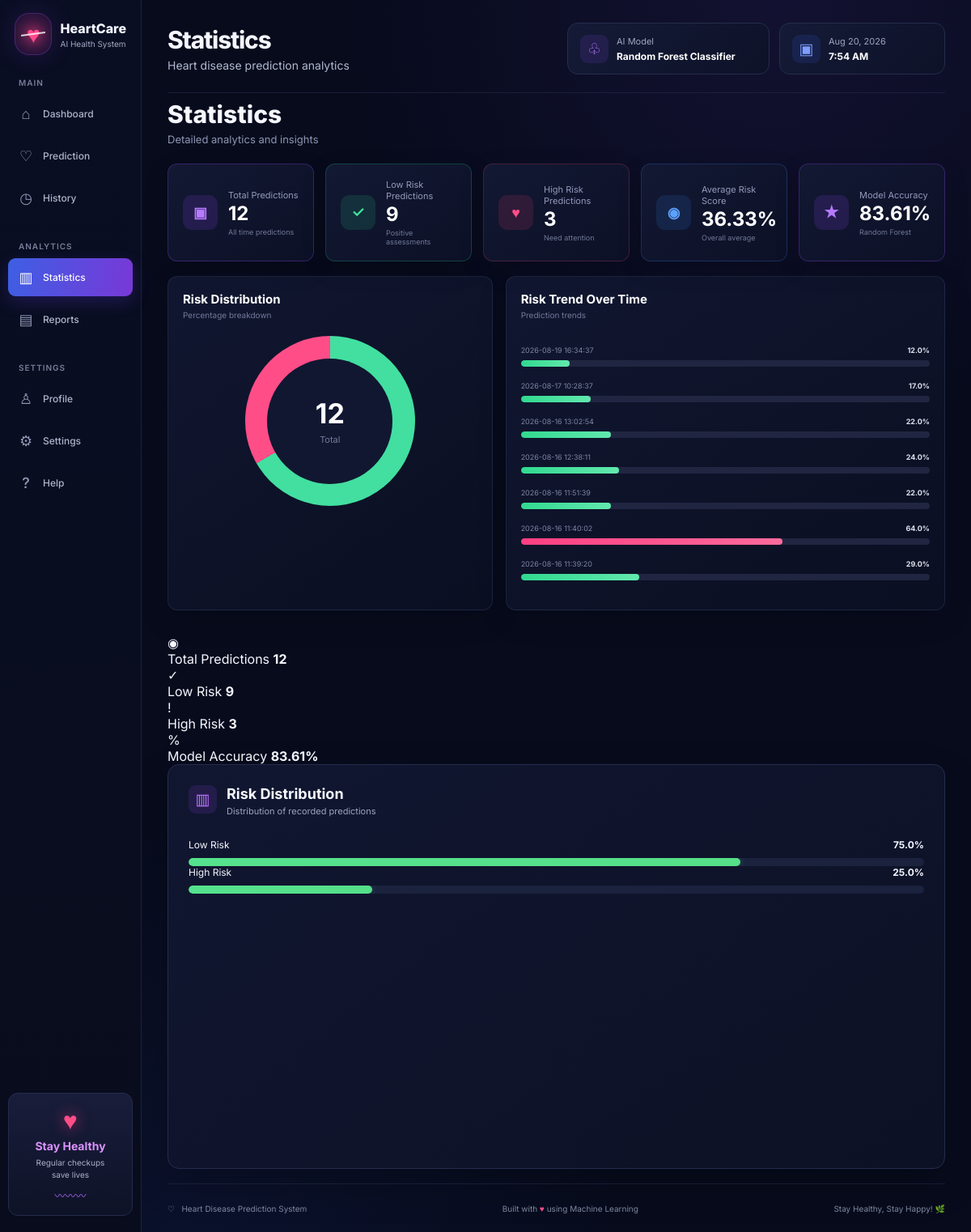
The app's page /statistics with its own data.
### tables this page shows
CREATE TABLE predictions (
            id INTEGER PRIMARY KEY AUTOINCREMENT,
            date_time TEXT,
            age INTEGER,
            sex INTEGER,
            prediction INTEGER,
            probability REAL
        );

### app.py (the view)
@app.route("/statistics")
def statistics():
    history = get_history()
    total = len(history)
    high = sum(
        1 for row in history
        if row["prediction"] == 1
    )
    low = total - high
    high_percentage = (
        round((high / total) * 100, 1)
        if total else 0
    )
    low_percentage = (
        round((low / total) * 100, 1)
        if total else 0
    )
    return render_template(
        "index.html",
        page="statistics",
        total=total,
        high_risk=high,
        low_risk=low,
        high_percentage=high_percentage,
        low_percentage=low_percentage,
        history=history,
        prediction=None,
        probability=None
    )

### app.py (called while the page is built)
def get_history():
    conn = sqlite3.connect(DATABASE)
    conn.row_factory = sqlite3.Row
    rows = conn.execute("""
        SELECT *
        FROM predictions
        ORDER BY id DESC
    """).fetchall()
    conn.close()
    return rows

### templates/index.html (shortened to what this page needs)
<!DOCTYPE html>
<html lang="en">
<head>
    <link rel="stylesheet"
          href="{{ url_for('static', filename='style.css') }}">
</head>
<body>
<div class="app">
    <aside class="sidebar">
        <div class="brand">
            <div class="brand-icon">
                <span>♥</span>
                <div class="pulse-line"></div>
            </div>
            <div class="brand-text">
                <h2>HeartCare</h2>
                <p>AI Health System</p>
            </div>
        </div>
        <nav class="navigation">
            <p class="nav-title">MAIN</p>
            <a href="{{ url_for('dashboard') }}"
               class="nav-item {% if page == 'dashboard' %}active{% endif %}">
                <span class="nav-icon">⌂</span>
                <span>Dashboard</span>
            </a>
            <a href="{{ url_for('prediction_page') }}"
               class="nav-item {% if page == 'prediction' %}active{% endif %}">
                <span class="nav-icon">♡</span>
                <span>Prediction</span>
            </a>
            <a href="{{ url_for('history_page') }}"
               class="nav-item {% if page == 'history' %}active{% endif %}">
                <span class="nav-icon">◷</span>
                <span>History</span>
            </a>
            <p class="nav-title analytics-title">ANALYTICS</p>
            <a href="{{ url_for('statistics') }}"
               class="nav-item {% if page == 'statistics' %}active{% endif %}">
                <span class="nav-icon">▥</span>
                <span>Statistics</span>
            </a>
            <a href="{{ url_for('reports') }}"
               class="nav-item {% if page == 'reports' %}active{% endif %}">
                <span class="nav-icon">▤</span>
                <span>Reports</span>
            </a>
            <p class="nav-title settings-title">SETTINGS</p>
            <a href="{{ url_for('profile') }}"
               class="nav-item {% if page == 'profile' %}active{% endif %}">
                <span class="nav-icon">♙</span>
                <span>Profile</span>
            </a>
            <a href="{{ url_for('settings') }}"
               class="nav-item {% if page == 'settings' %}active{% endif %}">
                <span class="nav-icon">⚙</span>
                <span>Settings</span>
            </a>
            <a href="{{ url_for('help_page') }}"
               class="nav-item {% if page == 'help' %}active{% endif %}">
                <span class="nav-icon">?</span>
                <span>Help</span>
            </a>
        </nav>
        <div class="healthy-card">
            <div class="healthy-heart">♥</div>
            <h3>Stay Healthy</h3>
            <p>
                Regular checkups<br>
                save lives
            </p>
            <div class="mini-pulse">〰〰〰</div>
        </div>
    </aside>
    <main class="main-content">
        <header class="top-header">
            <div class="page-title">
                <div>
                    {% if page == "dashboard" %}
                        <h1>Dashboard</h1>
                        <p>AI-Powered Heart Health Overview</p>
                    {% elif page == "prediction" %}
                        <h1>Heart Disease Prediction</h1>
                        <p>AI-Powered Heart Health Risk Assessment</p>
                    {% elif page == "history" %}
                        <h1>Prediction History</h1>
                        <p>View your previous heart health assessments</p>
                    {% elif page == "statistics" %}
                        <h1>Statistics</h1>
                        <p>Heart disease prediction analytics</p>
                    {% elif page == "reports" %}
                        <h1>Reports</h1>
                        <p>Prediction reports and assessment records</p>
                    {% elif page == "profile" %}
                        <h1>Profile</h1>
                        <p>HeartCare system profile</p>
                    {% elif page == "settings" %}
                        <h1>Settings</h1>
                        <p>Manage your system preferences</p>
                    {% elif page == "help" %}
                        <h1>Help Center</h1>
                        <p>Learn how to use HeartCare</p>
                    {% endif %}
                </div>
            </div>
            <div class="header-right">
                <div class="model-badge">
                    <div class="header-icon purple">♧</div>
                    <div>
                        <span>AI Model</span>
                        <strong>
                            Random Forest Classifier
                        </strong>
                    </div>
                </div>
                <div class="date-badge">
                    <div class="header-icon blue">▣</div>
                    <div>
                        <span id="current-date">Loading...</span>
                        <strong id="current-time">--:--</strong>
                    </div>
                </div>
            </div>
        </header>
        {% if page == "statistics" %}
        <section class="overview-page">
            <div class="page-intro">
                <div>
                    <h1>Statistics</h1>
                    <p>
                        Detailed analytics and insights
                    </p>
                </div>
            </div>
            <div class="summary-cards statistics-cards">
                <div class="summary-card purple-card">
                    <div class="summary-icon">▣</div>
                    <div>
                        <span>Total Predictions</span>
                        <strong>
                            {{ history|length }}
                        </strong>
                        <small>
                            All time predictions
                        </small>
                    </div>
                </div>
                <div class="summary-card green-card">
                    <div class="summary-icon">✓</div>
                    <div>
                        <span>Low Risk Predictions</span>
                        <strong>
                            {{ history|selectattr("prediction", "equalto", 0)|list|length }}
                        </strong>
                        <small>
                            Positive assessments
                        </small>
                    </div>
                </div>
                <div class="summary-card red-card">
                    <div class="summary-icon">♥</div>
                    <div>
                        <span>High Risk Predictions</span>
                        <strong>
                            {{ history|selectattr("prediction", "equalto", 1)|list|length }}
                        </strong>
                        <small>
                            Need attention
                        </small>
                    </div>
                </div>
                <div class="summary-card blue-card">
                    <div class="summary-icon">◉</div>
                    <div>
                        <span>Average Risk Score</span>
                        <strong>
                            {% if history %}
                                {{ (history|map(attribute="probability")|map("float")|sum / history|length)|round(2) }}%
                            {% else %}
                                0%
                            {% endif %}
                        </strong>
                        <small>
                            Overall average
                        </small>
                    </div>
                </div>
                <div class="summary-card purple-card">
                    <div class="summary-icon">★</div>
                    <div>
                        <span>Model Accuracy</span>
                        <strong>
                            83.61%
                        </strong>
                        <small>
                            Random Forest
                        </small>
                    </div>
                </div>
            </div>
            <div class="statistics-grid">
                <div class="dashboard-panel">
                    <div class="panel-header">
                        <div>
                            <h2>Risk Distribution</h2>
                            <p>
                                Percentage breakdown
                            </p>
                        </div>
                    </div>
                    <div class="large-donut">
                        <div class="large-donut-center">
                            <strong>
                                {{ history|length }}
                            </strong>
                            <span>
                                Total
                            </span>
                        </div>
                    </div>
                </div>
                <div class="dashboard-panel">
                    <div class="panel-header">
                        <div>
                            <h2>Risk Trend Over Time</h2>
                            <p>
                                Prediction trends
                            </p>
                        </div>
                    </div>
                    <div class="trend-bars">
                        {% for row in history[-7:] %}
                        <div class="trend-item">
                            <div class="trend-label">
                                <span>
                                    {{ row["date_time"] }}
                                </span>
                                <strong>
                                    {{ row["probability"] }}%
                                </strong>
                            </div>
                            <div class="trend-track">
                                <div
                                    class="trend-fill
                                    {% if row['prediction'] == 1 %}
                                        trend-high
                                    {% else %}
                                        trend-low
                                    {% endif %}"
                                    style="width: {{ row['probability'] }}%;">
                                </div>
                            </div>
                        </div>
                        {% endfor %}
                    </div>
                </div>
            </div>
        </section>
        {% endif %}
        {% if page == "statistics" %}
        <section class="single-page-section">
            <div class="dashboard-cards">
                <div class="dashboard-stat">
                    <div class="dashboard-stat-icon purple">
                        ◉
                    </div>
                    <div>
                        <span>
                            Total Predictions
                        </span>
                        <strong>
                            {{ total|default(0) }}
                        </strong>
                    </div>
                </div>
                <div class="dashboard-stat">
                    <div class="dashboard-stat-icon green">
                        ✓
                    </div>
                    <div>
                        <span>
                            Low Risk
                        </span>
                        <strong>
                            {{ low_risk|default(0) }}
                        </strong>
                    </div>
                </div>
                <div class="dashboard-stat">
                    <div class="dashboard-stat-icon red">
                        !
                    </div>
                    <div>
                        <span>
                            High Risk
                        </span>
                        <strong>
                            {{ high_risk|default(0) }}
                        </strong>
                    </div>
                </div>
                <div class="dashboard-stat">
                    <div class="dashboard-stat-icon blue">
                        %
                    </div>
                    <div>
                        <span>
                            Model Accuracy
                        </span>
                        <strong>
                            83.61%
                        </strong>
                    </div>
                </div>
            </div>
            <div class="card page-card statistics-card">
                <div class="card-heading">
                    <div class="heading-icon purple-icon">
                        ▥
                    </div>
                    <div>
                        <h2>
                            Risk Distribution
                        </h2>
                        <p>
                            Distribution of recorded predictions
                        </p>
                    </div>
                </div>
                <div class="statistics-content">
                    <div class="stat-progress">
                        <div class="section-title">
                            <span>
                                Low Risk
                            </span>
                            <strong>
                                {{ low_percentage|default(0) }}%
                            </strong>
                        </div>
                        <div class="progress-bar">
                            <div class="progress-fill green-fill"
                                 style="width: {{ low_percentage|default(0) }}%;">
                            </div>
                        </div>
                    </div>
                    <div class="stat-progress">
                        <div class="section-title">
                            <span>
                                High Risk
                            </span>
                            <strong>
                                {{ high_percentage|default(0) }}%
                            </strong>
                        </div>
                        <div class="progress-bar">
                            <div class="progress-fill red-fill"
                                 style="width: {{ high_percentage|default(0) }}%;">
                            </div>
                        </div>
                    </div>
                </div>
            </div>
        </section>
        {% endif %}
        <footer>
            <div>
                ♡ &nbsp; Heart Disease Prediction System
            </div>
            <div>
                Built with
                <span class="footer-heart">♥</span>
                using Machine Learning
            </div>
            <div>
                Stay Healthy, Stay Happy! 🌿
            </div>
        </footer>
    </main>
</div>
</body>
</html>

### records on screen
predictions: date_time "2026-08-19 16:34:37", probability "12.0", prediction 0 (drawn)
predictions: date_time "2026-08-17 10:28:37", probability "17.0", prediction 0 (drawn)
predictions: date_time "2026-08-16 13:02:54", probability "22.0", prediction 0 (drawn)
predictions: date_time "2026-08-16 12:38:11", probability "24.0", prediction 0 (drawn)
predictions: date_time "2026-08-16 11:51:39", probability "22.0", prediction 0 (drawn)
predictions: date_time "2026-08-16 11:40:02", probability "64.0", prediction 1 (drawn)
predictions: date_time "2026-08-16 11:39:20", probability "29.0", prediction 0 (drawn)

### other values on screen
{{ history|length }} "12"
{{ history|selectattr("prediction", "equalto", 0)|list|length }} "9"
{{ history|selectattr("prediction", "equalto", 1)|list|length }} "3"
{{ total|default(0) }} "12"
{{ low_risk|default(0) }} "9"
{{ high_risk|default(0) }} "3"
{{ low_percentage|default(0) }} "75.0"
{{ high_percentage|default(0) }} "25.0"
